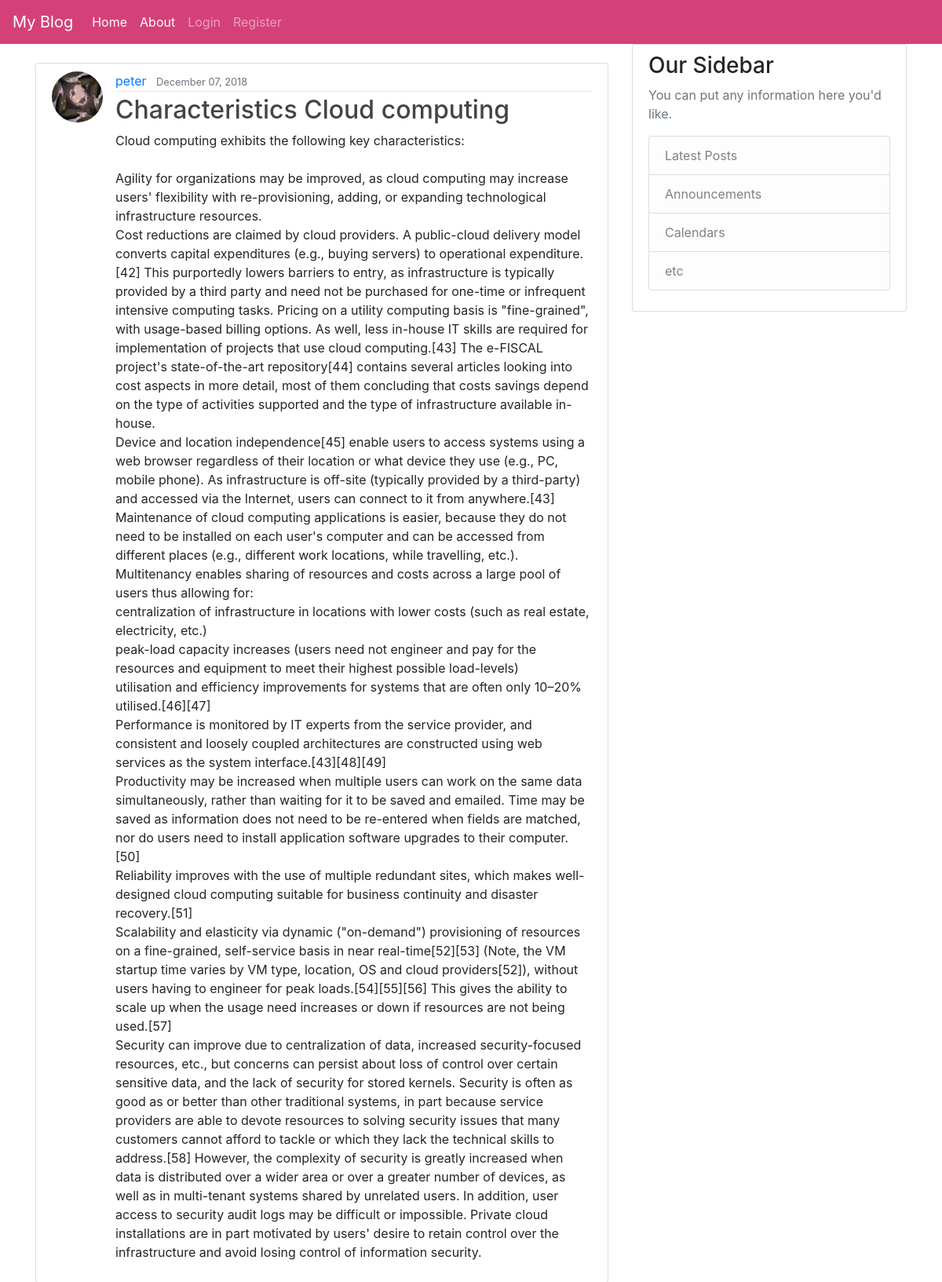
/post/16/, run on the app's committed database.
### blog/models.py (models this page shows, shortened)
class Post(models.Model):
    title = models.CharField(max_length=100)
    date_posted = models.DateTimeField(default=timezone.now)
    content = models.TextField()
    author = models.ForeignKey(User,on_delete=models.CASCADE)

### users/models.py (models this page shows, shortened)
class Profile(models.Model):
    user = models.OneToOneField(User, on_delete=models.CASCADE)
    image = models.ImageField(default='default.jpg', upload_to='profile_pics')

### blog/views.py (the view)
# urls.py: path('post/<int:pk>/', PostDetailView.as_view(), name='post-detail'),
class PostDetailView(DetailView):
    model = Post

### blog/templates/blog/post_detail.html (shortened to what this page needs)
{% extends "blog/base.html" %}
{% block content %}
  <article class="media content-section">
    <img class="rounded-circle article-img" src="{{ object.author.profile.image.url }}">
    <div class="media-body">
      <div class="article-metadata">
        <a class="mr-2" href="{% url 'user-posts' object.author.username %}">{{ object.author }}</a>
        <small class="text-muted">{{ object.date_posted|date:"F d, Y" }}</small>
      </div>
      <h2 class="article-title">{{ object.title }}</h2>
      <p class="article-content">{{ object.content }}</p>
    </div>
  </article>
{% endblock content %}

### blog/static/blog/main.css (style rules this page uses)
body { background-color: #2c3338; margin-top: 5rem; }
h1, h2, h3, h4, h5, h6 { color: #444444; }
.content-section { background: #ffffff; padding: 10px 20px; border: 1px solid #dddddd; border-radius: 3px; margin-bottom: 20px; }
.article-title { color: #444444; }
.article-content { white-space: pre-line; }
.article-img { height: 65px; width: 65px; margin-right: 16px; }
.article-metadata { padding-bottom: 1px; margin-bottom: 4px; border-bottom: 1px solid #e3e3e3 }

### data on the page
Post: author.profile.image (picture), author "peter", date_posted "December 07, 2018", title "Characteristics Cloud computing", content "Cloud computing exhibits the following key characteristics: Agility for organizations may be improved, as cloud computing may increase users' flexibility with re-provisioning, adding, or expanding technological infrastructure resources. Cost reductions are claimed by cloud providers. A public-cloud delivery model converts capital expenditures (e.g., buying servers) to operational expenditure.[42] This purportedly lowers barriers to entry, as infrastructure is typically provided by a third party and need not be purchased for one-time or infrequent intensive computing tasks. Pricing on a utility computing basis is \"fine-grained\", with usage-based billing options. As well, less in-house IT…"
